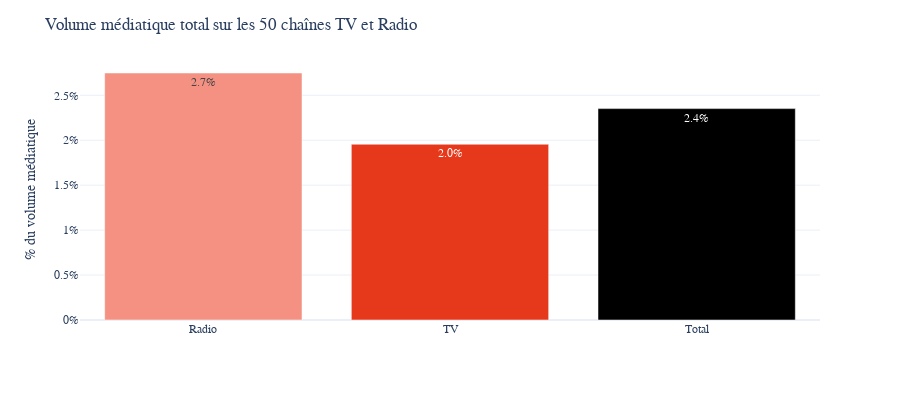

The code cell stored with this chart in its notebook:
### Code cell
fig = px.bar(media_time.reset_index(),x = "index",y = "media_part",height = 400,text_auto = ".1%")
fig.update_layout(yaxis_tickformat='0%',
                  title = "Volume médiatique total sur les 50 chaînes TV et Radio",
                  font_family="Poppins",yaxis_title="% du volume médiatique",xaxis_title = "")
fig.update_traces(marker_color=["#f49182",'#e6381b'])
fig

### Figure 1 — Plotly figure (JSON) as saved in the notebook; plotly's stock layout.template omitted (floating-point values rounded to 4 significant figures)
{"data": [{"alignmentgroup": "True", "hovertemplate": "index=%{x}<br>media_part=%{y}<extra></extra>", "legendgroup": "", "marker": {"color": ["#f49182", "#e6381b"], "pattern": {"shape": ""}}, "name": "", "offsetgroup": "", "orientation": "v", "showlegend": false, "textposition": "auto", "texttemplate": "%{y:.1%}", "x": ["Radio", "TV", "Total"], "xaxis": "x", "y": [0.02748, 0.01956, 0.02352], "yaxis": "y", "type": "bar"}], "layout": {"xaxis": {"anchor": "y", "domain": [0, 1], "title": {"text": ""}}, "yaxis": {"anchor": "x", "domain": [0, 1], "title": {"text": "% du volume médiatique"}, "tickformat": "0%"}, "legend": {"tracegroupgap": 0}, "margin": {"t": 60}, "barmode": "relative", "height": 400, "font": {"family": "Poppins"}, "title": {"text": "Volume médiatique total sur les 50 chaînes TV et Radio"}}}
